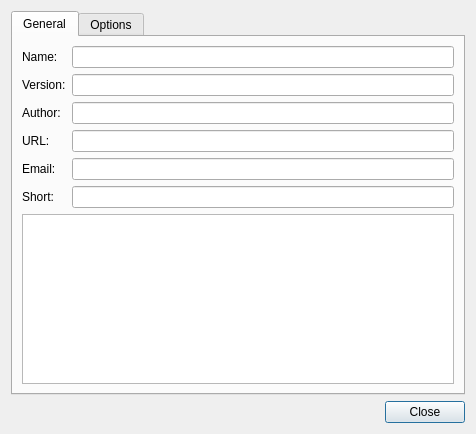
<?xml version="1.0" encoding="UTF-8"?>
<ui version="4.0">
 <class>frmProperties</class>
 <widget class="QDialog" name="frmProperties">
  <property name="geometry">
   <rect>
    <x>0</x>
    <y>0</y>
    <width>476</width>
    <height>434</height>
   </rect>
  </property>
  <property name="minimumSize">
   <size>
    <width>476</width>
    <height>434</height>
   </size>
  </property>
  <property name="maximumSize">
   <size>
    <width>476</width>
    <height>434</height>
   </size>
  </property>
  <property name="windowTitle">
   <string>Properties</string>
  </property>
  <layout class="QVBoxLayout" name="verticalLayout_2">
   <item>
    <widget class="QTabWidget" name="tabWidget">
     <property name="currentIndex">
      <number>0</number>
     </property>
     <widget class="QWidget" name="tab">
      <attribute name="title">
       <string>General</string>
      </attribute>
      <layout class="QVBoxLayout" name="verticalLayout">
       <item>
        <layout class="QFormLayout" name="formLayout">
         <item row="0" column="0">
          <widget class="QLabel" name="label">
           <property name="text">
            <string>Name:</string>
           </property>
          </widget>
         </item>
         <item row="0" column="1">
          <widget class="QLineEdit" name="txtName"/>
         </item>
         <item row="1" column="0">
          <widget class="QLabel" name="label_2">
           <property name="text">
            <string>Version:</string>
           </property>
          </widget>
         </item>
         <item row="1" column="1">
          <widget class="QLineEdit" name="txtVersion"/>
         </item>
         <item row="2" column="0">
          <widget class="QLabel" name="label_3">
           <property name="text">
            <string>Author:</string>
           </property>
          </widget>
         </item>
         <item row="2" column="1">
          <widget class="QLineEdit" name="txtAuthor"/>
         </item>
         <item row="3" column="0">
          <widget class="QLabel" name="label_4">
           <property name="text">
            <string>URL:</string>
           </property>
          </widget>
         </item>
         <item row="3" column="1">
          <widget class="QLineEdit" name="txtURL"/>
         </item>
         <item row="4" column="0">
          <widget class="QLabel" name="label_5">
           <property name="text">
            <string>Email:</string>
           </property>
          </widget>
         </item>
         <item row="4" column="1">
          <widget class="QLineEdit" name="txtEmail"/>
         </item>
         <item row="5" column="0">
          <widget class="QLabel" name="label_6">
           <property name="text">
            <string>Short:</string>
           </property>
          </widget>
         </item>
         <item row="5" column="1">
          <widget class="QLineEdit" name="txtShort"/>
         </item>
        </layout>
       </item>
       <item>
        <widget class="QPlainTextEdit" name="txtLong"/>
       </item>
      </layout>
     </widget>
     <widget class="QWidget" name="tab_2">
      <attribute name="title">
       <string>Options</string>
      </attribute>
      <layout class="QHBoxLayout" name="horizontalLayout">
       <item>
        <widget class="QTreeWidget" name="treeWidget">
         <property name="alternatingRowColors">
          <bool>true</bool>
         </property>
         <attribute name="headerDefaultSectionSize">
          <number>200</number>
         </attribute>
         <column>
          <property name="text">
           <string>Key</string>
          </property>
         </column>
         <column>
          <property name="text">
           <string>Value</string>
          </property>
         </column>
        </widget>
       </item>
      </layout>
     </widget>
    </widget>
   </item>
   <item>
    <layout class="QHBoxLayout" name="horizontalLayout_2">
     <item>
      <spacer name="horizontalSpacer">
       <property name="orientation">
        <enum>Qt::Horizontal</enum>
       </property>
       <property name="sizeHint" stdset="0">
        <size>
         <width>40</width>
         <height>20</height>
        </size>
       </property>
      </spacer>
     </item>
     <item>
      <widget class="QPushButton" name="pushButton">
       <property name="text">
        <string>Close</string>
       </property>
      </widget>
     </item>
    </layout>
   </item>
  </layout>
 </widget>
 <resources/>
 <connections/>
</ui>
